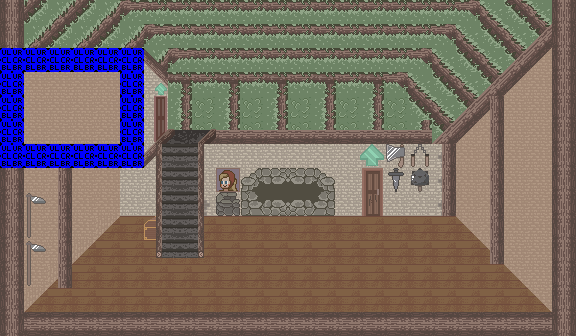

Tiled map render using the project's own tile images. Description and the map definition, with tile-layer contents summarised, below:
An orthogonal 24x14 tile map with 24x24 px tiles, 5 tile layers (background, foreground, accent, newStairs, ...), 2 tilesets and 26 objects (11x sprite, 2x door, 2x projectile, dresser, bottomchest, ...).

<map version="1.0" orientation="orthogonal" width="24" height="14" tilewidth="24" tileheight="24">
 <properties>
  <property name="autosave" value="false" />
  <property name="overworldName" value="town_1" />
  <property name="soundtrack" value="blacksmith" />
 </properties>
 <tileset firstgid="1" name="inside" tilewidth="24" tileheight="24">
  <image source="../images/tilesets/inside.png" width="288" height="240" />
 </tileset>
 <tileset firstgid="121" name="collisions" tilewidth="24" tileheight="24">
  <image source="../images/tilesets/collisions.png" width="632" height="512" />
 </tileset>
 <layer name="background" width="24" height="14">
  <data>[336 cells, 336 non-empty, 14 distinct tile ids]</data>
 </layer>
 <layer name="foreground" width="24" height="14">
  <data>[336 cells, 123 non-empty, 21 distinct tile ids]</data>
 </layer>
 <layer name="accent" width="24" height="14">
  <data>[336 cells, 6 non-empty, 3 distinct tile ids]</data>
 </layer>
 <layer name="newStairs" width="24" height="14">
  <data>[336 cells, 20 non-empty, 9 distinct tile ids]</data>
 </layer>
 <objectgroup color="#005500" name="floorspace" width="24" height="14" visible="0">
  <object name="dresser" x="68" y="271">
   <properties>
    <property name="height" value="36" />
   </properties>
   <polygon points="9,-7 62,-7 72,-18 21,-18" />
  </object>
  <object name="bottomchest" x="240" y="309">
   <properties>
    <property name="height" value="20" />
   </properties>
   <polygon points="-2,0 -2,-6 22,-6 16,0" />
  </object>
  <object name="rightchest" x="460" y="221">
   <properties>
    <property name="height" value="18" />
   </properties>
   <polygon points="6,7 13,13 -4,13 -10,7" />
  </object>
  <object x="240" y="239" width="95" height="7">
   <properties>
    <property name="blocks" value="true" />
   </properties>
  </object>
  <object name="bed" x="445" y="292">
   <properties>
    <property name="height" value="27" />
   </properties>
   <polygon points="-21,-4 81,-4 101,15 -5,15" />
  </object>
  <object x="407" y="256" width="71" height="6">
   <properties>
    <property name="blocks" value="true" />
   </properties>
  </object>
  <object x="214" y="226" width="75" height="14">
   <properties>
    <property name="blocks" value="true" />
   </properties>
  </object>
  <object x="552" y="314">
   <properties>
    <property name="primary" value="true" />
   </properties>
   <polygon points="0,0 -96,-96 -348,-96 -348,-54 -354,-54 -354,-169 -339,-183 -384,-183 -396,-169 -390,-169 -390,-54 -396,-54 -397,-96 -432,-96 -528,0" />
  </object>
  <object x="198" y="183" width="6" height="75">
   <properties>
    <property name="blocks" value="true" />
   </properties>
  </object>
  <object x="156" y="183" width="6" height="75">
   <properties>
    <property name="blocks" value="true" />
   </properties>
  </object>
 </objectgroup>
 <objectgroup name="nodes" width="24" height="14">
  <object name="main" type="door" x="360" y="168" width="24" height="48">
   <properties>
    <property name="level" value="town" />
    <property name="to" value="blacksmith" />
   </properties>
  </object>
  <object type="sprite" x="240" y="192" width="96" height="24">
   <properties>
    <property name="animation" value="1-2,1" />
    <property name="height" value="24" />
    <property name="sheet" value="images/sprites/town/flames.png" />
    <property name="width" value="96" />
   </properties>
  </object>
  <object type="sprite" x="408" y="236" width="70" height="21">
   <properties>
    <property name="depth" value="1" />
    <property name="height" value="24" />
    <property name="sheet" value="images/sprites/town/weapons_rack.png" />
    <property name="width" value="72" />
   </properties>
  </object>
  <object type="sprite" x="425" y="259" width="120" height="48">
   <properties>
    <property name="depth" value="18" />
    <property name="height" value="47" />
    <property name="sheet" value="images/sprites/town/bed.png" />
    <property name="width" value="95" />
   </properties>
  </object>
  <object type="sprite" x="239" y="217" width="96" height="22">
   <properties>
    <property name="depth" value="-6" />
    <property name="height" value="8" />
    <property name="sheet" value="images/sprites/town/anvil_plus.png" />
    <property name="width" value="96" />
   </properties>
  </object>
  <object type="sprite" x="67" y="217" width="72" height="48">
   <properties>
    <property name="depth" value="8" />
    <property name="height" value="44" />
    <property name="sheet" value="images/sprites/town/dresser.png" />
    <property name="width" value="72" />
   </properties>
  </object>
  <object type="sprite" x="450" y="210" width="24" height="24">
   <properties>
    <property name="depth" value="2" />
    <property name="height" value="20" />
    <property name="sheet" value="images/sprites/town/little_chest_right.png" />
    <property name="width" value="24" />
   </properties>
  </object>
  <object type="sprite" x="238" y="285" width="24" height="24">
   <properties>
    <property name="depth" value="2" />
    <property name="height" value="24" />
    <property name="sheet" value="images/sprites/town/little_chest_left.png" />
    <property name="width" value="24" />
   </properties>
  </object>
  <object type="sprite" x="119" y="168" width="24" height="144">
   <properties>
    <property name="height" value="150" />
    <property name="sheet" value="images/sprites/town/wood_pole.png" />
    <property name="width" value="48" />
   </properties>
  </object>
  <object type="sprite" x="521" y="235" width="24" height="48">
   <properties>
    <property name="height" value="48" />
    <property name="sheet" value="images/sprites/town/bed_headboard.png" />
    <property name="width" value="24" />
   </properties>
  </object>
  <object type="sprite" x="40" y="224" width="120" height="72">
   <properties>
    <property name="height" value="72" />
    <property name="sheet" value="images/sprites/town/hay_dark.png" />
    <property name="width" value="120" />
   </properties>
  </object>
  <object type="sprite" x="116" y="235" width="120" height="72">
   <properties>
    <property name="height" value="72" />
    <property name="sheet" value="images/sprites/town/hay_light.png" />
    <property name="width" value="120" />
   </properties>
  </object>
  <object name="blacksmith" type="npc" x="216" y="169" width="49" height="64" />
  <object name="upstairs" type="door" x="163" y="95" width="11" height="46">
   <properties>
    <property name="button" value="LEFT" />
    <property name="level" value="blacksmith-upstairs" />
    <property name="to" value="main" />
   </properties>
  </object>
  <object name="throwingtorch" type="projectile" x="518" y="152" width="24" height="48">
   <properties>
    <property name="direction" value="left" />
    <property name="directory" value="weapons/" />
   </properties>
  </object>
  <object name="throwingtorch" type="projectile" x="480" y="144" width="24" height="48">
   <properties>
    <property name="direction" value="left" />
    <property name="directory" value="weapons/" />
   </properties>
  </object>
 </objectgroup>
 <objectgroup color="#0000ff" name="blacksmith_murder" width="24" height="14" />
 <layer name="collision" width="24" height="14">
  <data>[336 cells, 18 non-empty, 1 distinct tile ids]</data>
 </layer>
</map>
